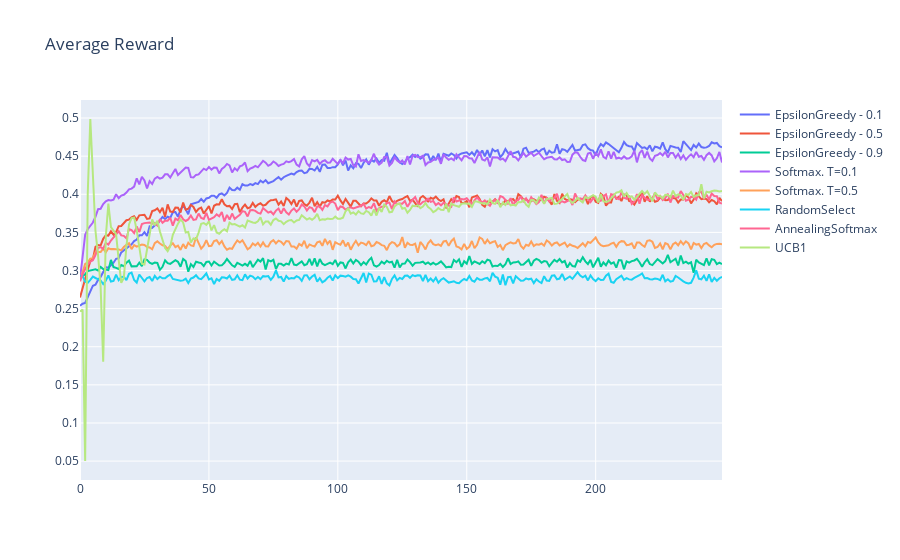

The notebook cell saved with this chart:
### Code cell
fig = plot(results[:-1], metric = "average_reward", title="Average Reward")
fig.show()

### Figure 1 — Plotly figure (JSON) as saved in the notebook; plotly's stock layout.template omitted (floating-point values rounded to 4 significant figures; data arrays with more than 128 entries replaced by an {"elided": "..."} marker saying what was removed)
{"data": [{"mode": "lines", "name": "EpsilonGreedy - 0.1", "type": "scatter", "x": {"elided": "250 int values"}, "y": {"elided": "250 float values"}}, {"mode": "lines", "name": "EpsilonGreedy - 0.5", "type": "scatter", "x": {"elided": "250 int values"}, "y": {"elided": "250 float values"}}, {"mode": "lines", "name": "EpsilonGreedy - 0.9", "type": "scatter", "x": {"elided": "250 int values"}, "y": {"elided": "250 float values"}}, {"mode": "lines", "name": "Softmax. T=0.1", "type": "scatter", "x": {"elided": "250 int values"}, "y": {"elided": "250 float values"}}, {"mode": "lines", "name": "Softmax. T=0.5", "type": "scatter", "x": {"elided": "250 int values"}, "y": {"elided": "250 float values"}}, {"mode": "lines", "name": "RandomSelect", "type": "scatter", "x": {"elided": "250 int values"}, "y": {"elided": "250 float values"}}, {"mode": "lines", "name": "AnnealingSoftmax", "type": "scatter", "x": {"elided": "250 int values"}, "y": {"elided": "250 float values"}}, {"mode": "lines", "name": "UCB1", "type": "scatter", "x": {"elided": "250 int values"}, "y": {"elided": "250 float values"}}], "layout": {"autosize": true, "title": {"text": "Average Reward"}}}
